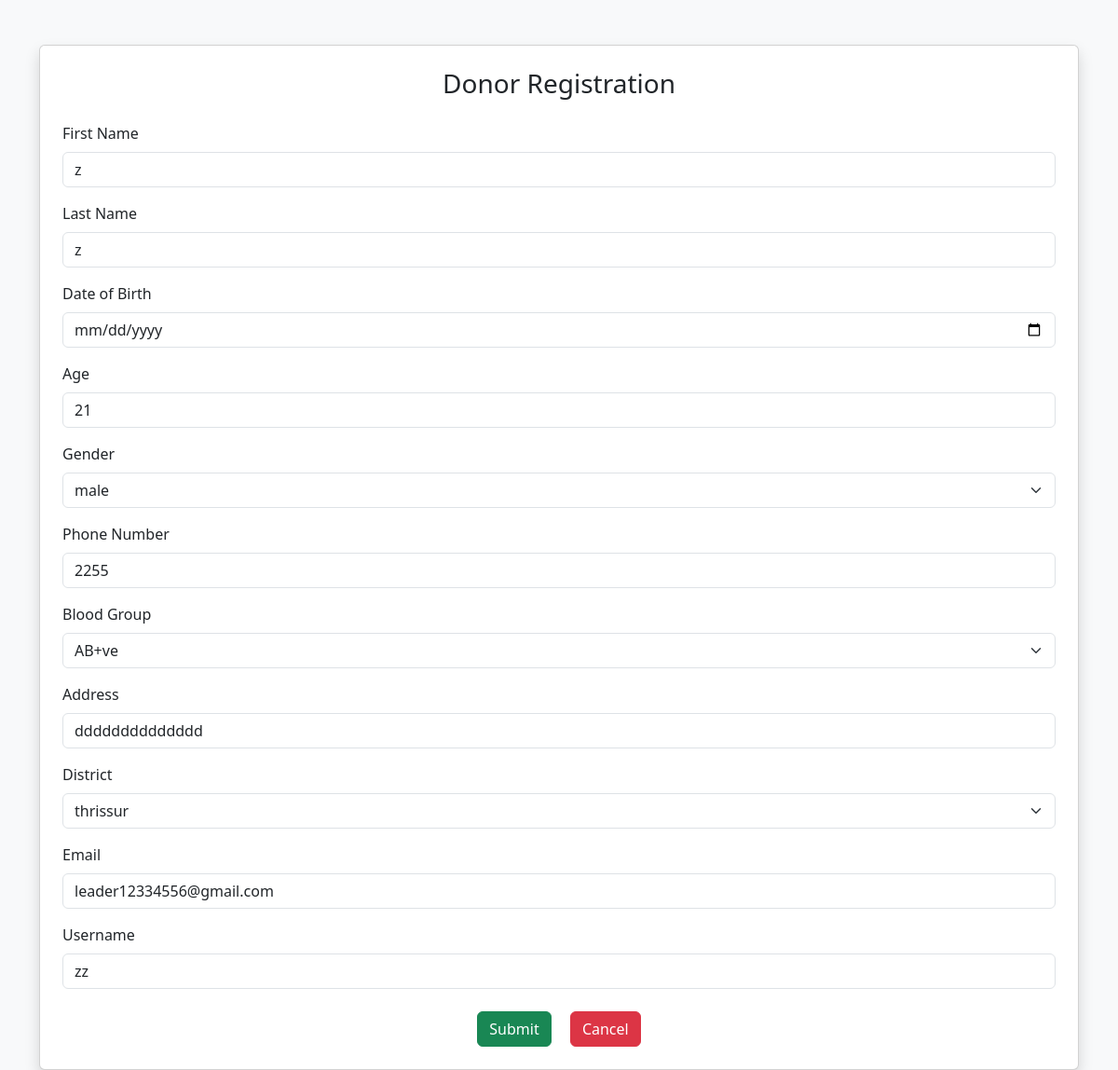
Page /donor_edit (signed in) on the committed database.
### app/models.py (models this page shows, shortened)
class Donors(models.Model):
    userid = models.OneToOneField(settings.AUTH_USER_MODEL, on_delete=models.CASCADE)
    fname=models.CharField(max_length=50)
    lname=models.CharField(max_length=50)
    dob=models.DateField(null=True, blank=True)
    gender=models.CharField(max_length=50)
    mob=models.IntegerField()
    bloodgroup=models.CharField(max_length=50)
    age=models.IntegerField()
    address=models.CharField(max_length=100)
    district=models.CharField(max_length=50)
    donateddate=models.DateField(null=True, blank=True)
    certificate=models.FileField(upload_to='media/certificates/', null=True, blank=True)

class CustomUser(AbstractUser):
    ROLE_CHOICES = (
        ('donor', 'Donor'),
        ('recipient', 'Recipient'),
        ('admin', 'Admin'),
    )
    role = models.CharField(max_length=20, choices=ROLE_CHOICES, default='donor')

### app/views.py (the view)
# urls.py: path('donor_edit',views.donor_edit, name='donor_edit'),
def donor_edit(request):
    x=CustomUser.objects.get(id=request.user.id)
    y=Donors.objects.get(userid=x)
    if request.method=='POST':
        y.fname = request.POST['fname']
        y.lname = request.POST['lname']
        y.dob = request.POST['dob']
        y.age = request.POST['age']
        y.gender = request.POST['gender']
        y.mob = request.POST['mob']
        y.bloodgroup= request.POST['blood']
        y.address = request.POST['address']
        y.district = request.POST['district']
        y.userid.email = request.POST['email']
        y.userid.username = request.POST['username']
        y.save()
        y.userid.save()
        return redirect(donor_profile)
    else:
        return render(request,'donor_edit.html',{'data':y})

### template/donor_edit.html (shortened to what this page needs)
<!DOCTYPE html>
<html lang="en">
<head>
  <link href="https://cdn.jsdelivr.net/npm/bootstrap@5.3.0/dist/css/bootstrap.min.css" rel="stylesheet">
</head>
<body class="bg-light">
  <div class="container mt-5">
    <div class="card shadow p-4">
      <h3 class="mb-4 text-center">Donor Registration</h3>
      <form action="{% url 'donor_edit' %}" method="post">
        <div class="mb-3">
          <label for="fname" class="form-label">First Name</label>
          <input type="text" class="form-control" id="fname" name="fname" value="{{data.fname}}" required>
        </div>
        <div class="mb-3">
          <label for="lname" class="form-label">Last Name</label>
          <input type="text" class="form-control" id="lname" name="lname"  value="{{data.lname}}" required>
        </div>
        <div class="mb-3">
          <label for="dob" class="form-label">Date of Birth</label>
          <input type="date" class="form-control" id="dob" name="dob"  value="{{data.dob}}" required>
        </div>
        <div class="mb-3">
          <label for="age" class="form-label">Age</label>
          <input type="number" class="form-control" id="age" name="age"  value="{{data.age}}" required>
        </div>
        <div class="mb-3">
          <label for="gender" class="form-label">Gender</label>
          <select class="form-select" id="gender" name="gender"  required>
            <option value="">{{data.gender}}</option>
          </select>
        </div>
        <div class="mb-3">
          <label for="mob" class="form-label">Phone Number</label>
          <input type="tel" class="form-control" id="mob" name="mob" value="{{data.mob}}"  required>
        </div>
        <div class="mb-3">
          <label for="blood" class="form-label">Blood Group</label>
          <select class="form-select" id="blood" name="blood" required>
            <option value="">{{data.bloodgroup}}</option>
          </select>
        </div>
        <div class="mb-3">
          <label for="address" class="form-label">Address</label>
          <input type="text" class="form-control" id="address" name="address" value="{{data.address}}" required>
        </div>
        <div class="mb-3">
          <label for="district" class="form-label">District</label>
          <select class="form-select" id="district" name="district"  required>
            <option value="">{{data.district}}</option>
          </select>
        </div>
        <div class="mb-3">
          <label for="email" class="form-label">Email</label>
          <input type="email" class="form-control" id="email" name="email" value="{{data.userid.email}}" required>
        </div>
        <div class="mb-3">
          <label for="username" class="form-label">Username</label>
          <input type="text" class="form-control" id="username" name="username"  value="{{data.userid.username}}" required>
        </div>
        <div class="text-center mt-4">
          <button type="submit" class="btn btn-success me-3">Submit</button>
          <a href="{% url 'donor_home' %}" class="btn btn-danger">Cancel</a>
        </div>
      </form>
    </div>
  </div>
</body>
</html>

### rows in the picture
Donors: fname "z", lname "z", age "21", gender "male", mob "2255", blood "AB+ve", address "dddddddddddddd", district "thrissur", email "leader12334556@gmail.com", username "zz"
